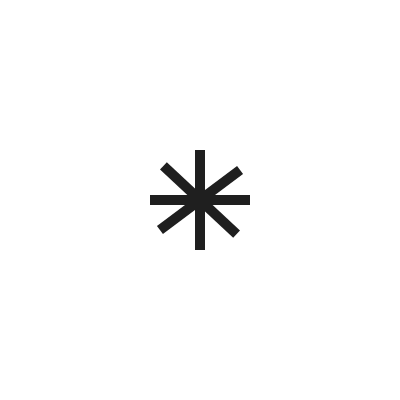
Frame 1 (no input)
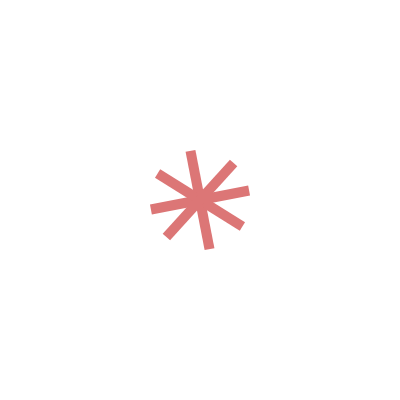
Frame 60 (no input)
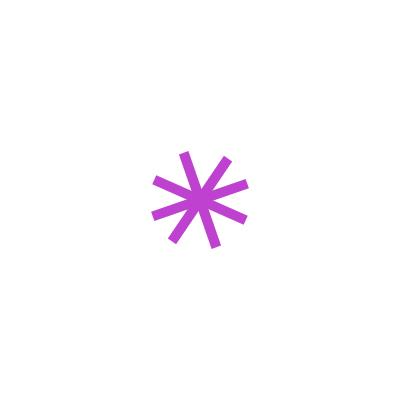
Frame 120 (the mouse pressed at the canvas centre since frame 60)

The p5.js sketch that drew these frames (run headless with seeded random() and noise() and a simulated clock; from frame 60 on, the mouse is pressed at the canvas centre):

// p5.js sketch
// ── sketch.js
const width = 400;
const height = 400;

const halfW = width / 2;
const halfH = height / 2;

let r = 0;
let rect_r = 0.75;
let rect_r_2 = 2.5;
let red = 31;
let green = 31;
let blue = 31;

function setup() {
	createCanvas(width, height);
	smooth();
	rectMode(CENTER);
	noStroke();
}

function draw() {
	background(255);
	fill(red, green, blue);

	translate(200, 200);
	rotate(r);
	rect(0, 0, 10, 100);
	resetMatrix();

	translate(200, 200);
	rotate(r);
	rect(0, 0, 100, 10);
	resetMatrix();

	translate(200, 200);
	rotate(r);
	rotate(rect_r);
	rect(0, 0, 100, 10);
	resetMatrix();

	translate(200, 200);
	rotate(r);
	rotate(rect_r_2);
	rect(0, 0, 100, 10);
	resetMatrix();

	r += 0.05;

	if (random(100) > 90) {
		if (random(100) > 50) {
			red = random(255);
			green = random(255);
			blue = random(255);
		}
	}
}
